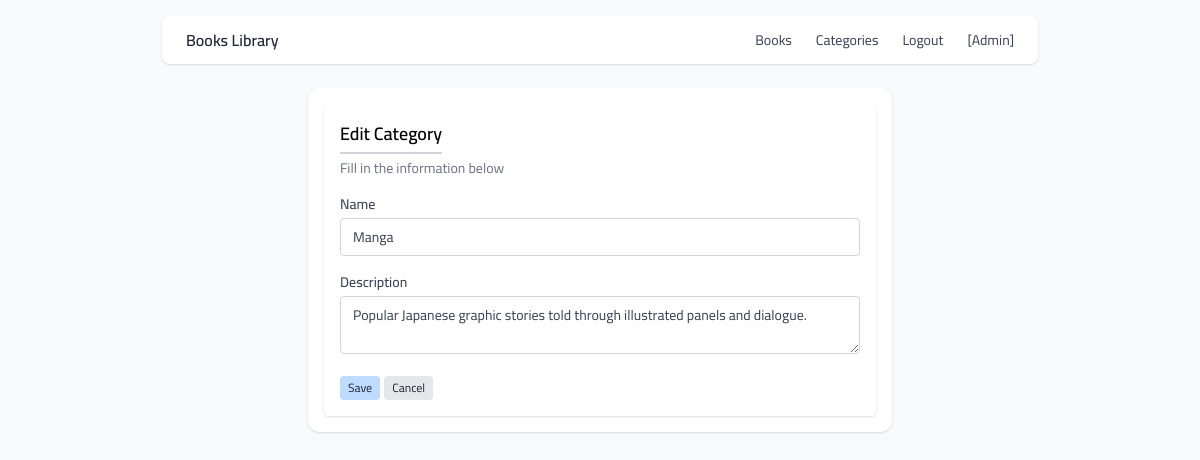
/categories/edit/2 (signed in), run on the app's committed database.
### tables this page shows
CREATE TABLE "categories" ("id" integer NOT NULL PRIMARY KEY AUTOINCREMENT, "name" varchar(255) NOT NULL UNIQUE, "description" text NULL);

### apps/categories/routes.py (the view, shortened to what this page needs)
@categories_bp.route("/edit/<int:id>", methods=["GET", "POST"])
def edit(id):
    conn = get_db_connection()
    category = conn.execute("SELECT * FROM categories WHERE id = ?", (id,)).fetchone()
    if category is None:
        conn.close()
        flash("Category not found.", "error")
        return redirect(url_for("categories.list"))
    conn.close()
    return render_template("categories/form.html", title="Edit Category", category=category)

### app.py (called while the page is built)
@app.before_request
def require_login():
    if request.endpoint not in ("login", "static", "page_not_found"):
        if "user_id" not in session:
            return redirect(url_for("login"))

### apps/categories/routes.py (called while the page is built)
def get_db_connection():
    db_path = current_app.config["DATABASE"]
    conn = sqlite3.connect(db_path)
    conn.row_factory = sqlite3.Row  # dict-like access
    return conn

### apps/categories/templates/categories/form.html (shortened to what this page needs)
{% extends "base.html" %}
{% block content %}
<div class="max-w-[50%] mx-auto mt-6 bg-white shadow rounded-xl p-4">
<div class="bg-white rounded shadow p-4">
	<div class="mb-4">
			<h2 class="text-lg font-semibold border-b-2 border-gray-300 pb-1 inline-block">
					{{ title }}
			</h2>
			<p class="text-sm text-gray-500 mt-1">
					Fill in the information below
			</p>
	</div>
  <form method="post" class="space-y-4">
    <div>
      <label for="name" class="block text-sm font-medium text-gray-700 mb-1">Name</label>
      <input type="text" name="name" id="name"
             value="{{ category.name if category else '' }}"
             class="w-full border border-gray-300 rounded px-3 py-2 text-sm text-gray-700" required>
    </div>
    <div>
      <label for="description" class="block text-sm font-medium text-gray-700 mb-1">Description</label>
      <textarea name="description" id="description"
                class="w-full border border-gray-300 rounded px-3 py-2 text-sm text-gray-700">{{ category.description if category else '' }}</textarea>
    </div>
		<div class="flex gap-1 mt-4">
				<button type="submit" class="bg-blue-200 hover:bg-blue-300 text-gray-800 text-xs px-2 py-1 rounded">
						Save
				</button>
				<a href="{{ url_for('categories.list') }}" class="bg-gray-200 hover:bg-gray-300 text-gray-800 text-xs px-2 py-1 rounded">
						Cancel
				</a>
		</div>
  </form>
</div>
</div>
{% endblock %}

### static/css/style.css (style rules this page uses)
body { font-family: Cairo, Arial, sans-serif; background-color: #f8fafc; }

### data on the page
categories: name "Manga", description "Popular Japanese graphic stories told through illustrated panels and dialogue."

### other printed values
{{ title }} "Edit Category"
